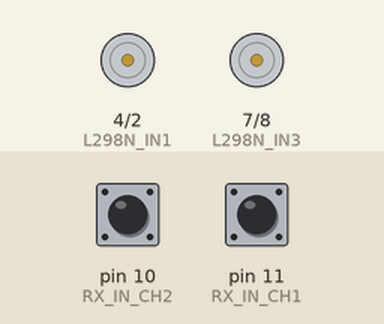
Recording of a sketch running on a simulated Arduino Uno, built with avr-gcc and run on an emulated ATmega328P. Shown: motor-driver pin pairs drawn as motors (green arrow = first pin HIGH = forward, orange = second pin HIGH = backward, longer = more drive, scaled by the enable pin). The inputs (shaded band) are chosen by the test bench; at power-on: pin 10 (RX_IN_CH2) LOW, pin 11 (RX_IN_CH1) LOW.

Above: at 1.2 s.
1.3 s: pin 10 (RX_IN_CH2) pulsed HIGH 2 times (0.12 s each, 0.3 s apart)
At 2.4 s:
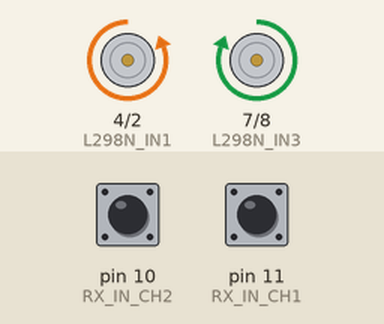
3.4 s: pin 11 (RX_IN_CH1) pulsed HIGH 2 times (0.12 s each, 0.3 s apart)
At 4.0 s:
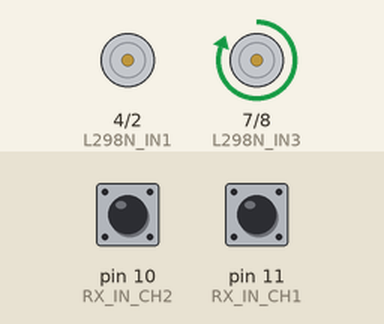
Timing chart, 0 to 6.4 s (numbered marks = the images above; inputs shaded):
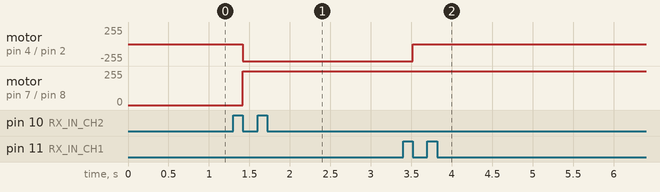

Measured:
- after the input at 1.3 s, motor on pin 4 (L298N_IN1) / pin 2 (L298N_IN2): stopped → backward 255/255 after 0.12 s; motor on pin 7 (L298N_IN3) / pin 8 (L298N_IN4): stopped → forward 255/255 after 0.12 s
- after the input at 3.4 s, motor on pin 4 (L298N_IN1) / pin 2 (L298N_IN2): backward 255/255 → stopped after 0.12 s

The sketch:

Ascend-Battlebot.ino
```cpp
#include "receiver.h"
#include "motor.h"

Receiver rx;
Motor motor;

void setup() {
  Serial.begin(9600);
}

void loop() {
  // read user input
  int ch1 = rx.readCh(0);
  int ch2 = rx.readCh(1);

  // apply control
  motor.setRight(ch1 - ch2);
  motor.setLeft(ch1 + ch2);
}
```

motor.h
```cpp
#ifndef MOTOR_H
#define MOTOR_H

#define MOTOR_MIN_PWM 70
#define L298N_ENA 3
#define L298N_ENB 9
#define L298N_IN1 4
#define L298N_IN2 2
#define L298N_IN3 7
#define L298N_IN4 8

class Motor {
private:
  int constrainPwm(int value) const {
    value = constrain(value, -255, 255);

    return value;
  }

  void writeToMotor(int value, int enable, int in1or3, int in2or4) {
    if (abs(value) < MOTOR_MIN_PWM){
      // disable motors to avoid drawing power when it can't spin
      digitalWrite(in1or3, LOW);
      digitalWrite(in2or4, LOW);
      return;
    }

    if (value < 0) {
      digitalWrite(in1or3, HIGH);
      digitalWrite(in2or4, LOW);
    }
    else {
      digitalWrite(in1or3, LOW);
      digitalWrite(in2or4, HIGH);
    }
    value = constrainPwm(value);

    analogWrite(enable, value);
  }

public:
  Motor() {
    // Setup H-Bridge
    pinMode(L298N_ENA, OUTPUT);
    pinMode(L298N_ENB, OUTPUT);
    pinMode(L298N_IN1, OUTPUT);
    pinMode(L298N_IN2, OUTPUT);
    pinMode(L298N_IN3, OUTPUT);
    pinMode(L298N_IN4, OUTPUT);
  }

  void setRight(int value) {
    writeToMotor(value, L298N_ENA, L298N_IN1, L298N_IN2);
  }

  void setLeft(int value) {
    writeToMotor(value, L298N_ENB, L298N_IN3, L298N_IN4);
  }
};

#endif //MOTOR_H
```

receiver.h
```cpp
#ifndef RECEIVER_H
#define RECEIVER_H

#include "EnableInterrupt/EnableInterrupt.h"

#define RX_N_CHANNELS 2
#define RX_IN_CH1 11
#define RX_IN_CH2 10
#define RX_IN_MIN 978
#define RX_IN_MAX 1990

volatile unsigned long rise_start[RX_N_CHANNELS];
volatile unsigned long pwm_value[RX_N_CHANNELS];


void ch1Setup();
void ch1Rising();
void ch1Falling();
void ch1Setup() {
    pinMode(RX_IN_CH1, INPUT); digitalWrite(RX_IN_CH1, LOW);
    enableInterrupt(RX_IN_CH1, &ch1Rising, RISING);
}
void ch1Rising() {
    rise_start[0] = micros();
    enableInterrupt(RX_IN_CH1, &ch1Falling, FALLING);
}
void ch1Falling() {
    pwm_value[0] = micros() - rise_start[0];
    enableInterrupt(RX_IN_CH1, &ch1Rising, RISING);
}

void ch2Setup();
void ch2Rising();
void ch2Falling();
void ch2Setup() {
    pinMode(RX_IN_CH2, INPUT); digitalWrite(RX_IN_CH2, LOW);
    enableInterrupt(RX_IN_CH2, &ch2Rising, RISING);
}
void ch2Rising() {
    rise_start[1] = micros();
    enableInterrupt(RX_IN_CH2, &ch2Falling, FALLING);
}
void ch2Falling() {
    pwm_value[1] = micros() - rise_start[1];
    enableInterrupt(RX_IN_CH2, &ch2Rising, RISING);
}


class Receiver {
public:
  Receiver() {
    ch1Setup();
    ch2Setup();
  }

  int readCh(unsigned int ch) {
    if (ch >= RX_N_CHANNELS || pwm_value[ch] == 0) {
      return 0;
    }

    return map(pwm_value[ch], RX_IN_MIN, RX_IN_MAX, -255, 255);
  }
};


#endif //RECEIVER_H
```
